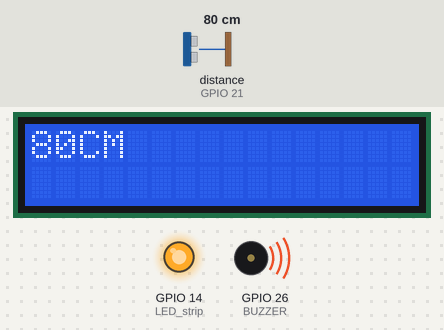
Simulated run of this program. Board: Raspberry Pi (BCM pin numbers). Parts: 16×2 character LCD, output pins drawn as LEDs (lit = HIGH), buzzer (waves = sounding). The inputs (shaded band) are chosen by the test bench; at power-on: distance to the obstacle (sensor on GPIO 21) 80 cm. The echo pulse lasts 58.3 µs per cm; the clock reads 2024-03-15 10:24:30 at power-on unless the program sets it; pins used as bus, display or sensor lines are not drawn; what the program prints to the terminal is not drawn.

Above: at 4.9 s.
5.0 s: distance to the obstacle (sensor on GPIO 21) set to 2 cm
At 9.7 s:
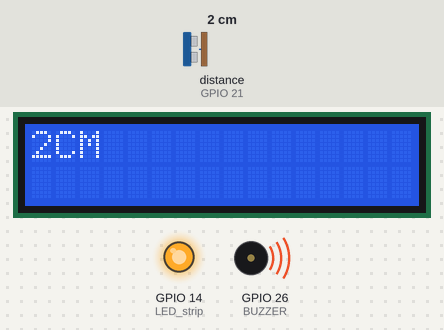
11.5 s: distance to the obstacle (sensor on GPIO 21) set to 4 cm
At 13.7 s:
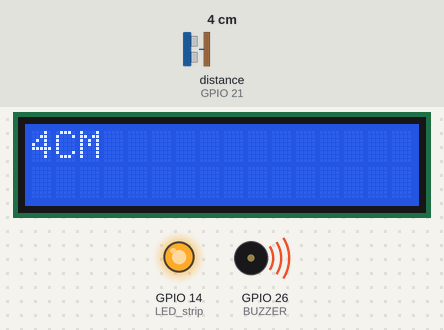
18.0 s: distance to the obstacle (sensor on GPIO 21) set to 9 cm
At 22.9 s:
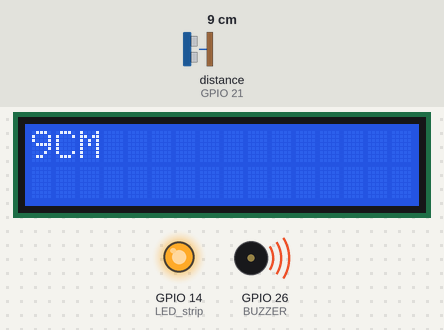
Timing chart, 0 to 30.5 s (numbered marks = the images above; inputs shaded):
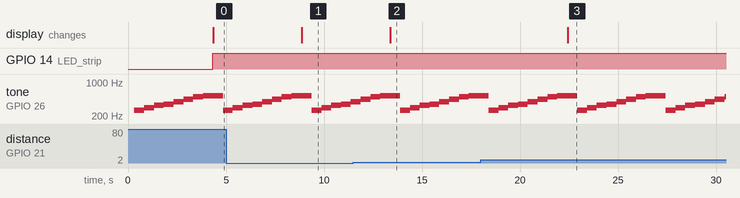

The program:

v04.py
```python
import RPi.GPIO as GPIO
import lcddriver
import time

# set env

GPIO.setwarnings(False)
GPIO.setmode(GPIO.BCM)

display = lcddriver.lcd()

# GPIO PIN setup

Ultra_TRGI = 20
Ultra_ECHO = 21

LED = 16

LED_strip = 14

BUZZER = 26

#MOTOR =

GPIO.setup(Ultra_TRGI, GPIO.OUT)
GPIO.setup(Ultra_ECHO, GPIO.IN)
GPIO.setup(LED_strip, GPIO.OUT)
GPIO.setup(BUZZER, GPIO.OUT)

print("set env----------------------")

GPIO.output(Ultra_TRGI, False)
time.sleep(0.1)

# Varible set

p = GPIO.PWM(BUZZER,100)
Frq = [263,294,330,349,392,440,493,523]
buzzer_speed = 0.5

# Main set

p.start(10)

# Main Loop

while True:
    #BUZZER
    for i in Frq:
            p.ChangeFrequency(i)
            time.sleep(buzzer_speed)

    #LED_Strip On
    GPIO.output(LED_strip,1)

    #Ultrasonic sensor output
    GPIO.output(Ultra_TRGI, True)
    time.sleep(0.00001)
    GPIO.output(Ultra_TRGI, False)
    while GPIO.input(Ultra_ECHO) == 0:   #time start
        start = time.time()
    while GPIO.input(Ultra_ECHO) == 1:   #time stop
        stop = time.time()

    check_time = stop - start
    distance = check_time*34300/2        #distance is (cm)
    st=str(int(distance))

    display.lcd_display_string(st + "CM ", 1)

    print("Distance : %.1f cm" %distance)

    #if(distance < 30):
    #    GPIO.output(LED,1)
    #else:
    #    GPIO.output(LED,0)

    time.sleep(0.5)
```

Measured:
- after the input at 5.0 s, the display: changes after 3.9 s (image 1)
- after the input at 11.5 s, the display: changes after 1.9 s (image 2)
- after the input at 18.0 s, the display: changes after 4.4 s (image 3)
- by itself, tone on GPIO 26 (BUZZER): repeats every 4.5 s: 294 Hz 0.50 s, 330 Hz 0.50 s, 349 Hz 0.50 s, 392 Hz 0.50 s, 440 Hz 0.50 s, 493 Hz 0.50 s, 523 Hz 1.0 s, 263 Hz 0.50 s
